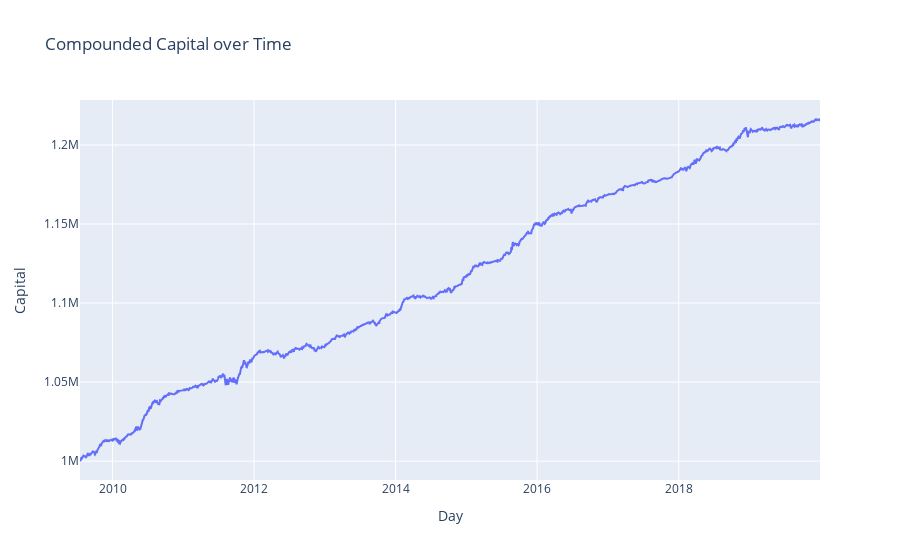

Source (notebook cell):
### Code cell
def plot_capitals_list(dates, capitals_list, seeds):
    fig1 = make_subplots(rows=1, cols=1, specs=[[{'type':'xy'}]])
    for i, capitals in enumerate(capitals_list):
        fig1.add_trace(go.Scatter(x=dates, y=capitals, mode="lines", name=seeds[i]), row=1, col=1)
    fig1.update_layout(
        title = f'Compounded Capital over Time', 
        xaxis1 = dict(title_text = 'Day'),
        yaxis1 = dict(title_text = 'Capital')
    )
    fig1.show()

def plot_capitals(dates, capitals):
    fig1 = make_subplots(rows=1, cols=1, specs=[[{'type':'xy'}]])
    
    fig1.add_trace(go.Scatter(x=dates, y=capitals, mode="lines"), row=1, col=1)
#     fig1.add_vline(x=2.5, line_width=3, line_dash="dash", line_color="green")

    fig1.update_layout(
        title = f'Compounded Capital over Time', 
        xaxis1 = dict(title_text = 'Day'),
        yaxis1 = dict(title_text = 'Capital')
    )
    fig1.write_image("Plots/Compounded Capital.png")
    fig1.show()

gamma = 0.1
alpha = 0.2
epsilon = 0.8
decay = 0.9
episodes = 20

capital = 1000000
risk = 0.05 # capital risked per day

seed = 146

# instruments, data, models = init_models_data()

seeds = [67, 435, 829, 99, 221, 146, 767, 828, 341]
# capitals_list = []
# seed = 146
# for episodes in [10, 20]:
#     for epsilon in [0.1, 0.3, 0.5]:
#         for alpha in [0.1, 0.2]:
#             for decay in [0.75, 0.85]:
#                 print(episodes, epsilon, alpha, decay)
for seed in [767]:
    instruments, data, models = init_models_data()
    mode = 'train'
    Q, total_rewards, mean_diffs = run(alpha, gamma, epsilon, decay, episodes, instruments, data, models, capital, risk, mode, seed)
    instruments, data, models = init_models_data()
    mode = 'full'
    metrics, capitals, dates = evaluate_Q(Q, instruments, data, capital, risk, mode)
    plot_capitals(dates, capitals)

### Figure 1 — Plotly figure (JSON) as saved in the notebook; plotly's stock layout.template omitted (floating-point values rounded to 4 significant figures; data arrays with more than 128 entries replaced by an {"elided": "..."} marker saying what was removed)
{"data": [{"mode": "lines", "type": "scatter", "x": {"elided": "2633 str values"}, "xaxis": "x", "y": {"elided": "2633 float values"}, "yaxis": "y"}], "layout": {"title": {"text": "Compounded Capital over Time"}, "xaxis": {"anchor": "y", "domain": [0, 1], "title": {"text": "Day"}}, "yaxis": {"anchor": "x", "domain": [0, 1], "title": {"text": "Capital"}}}}
